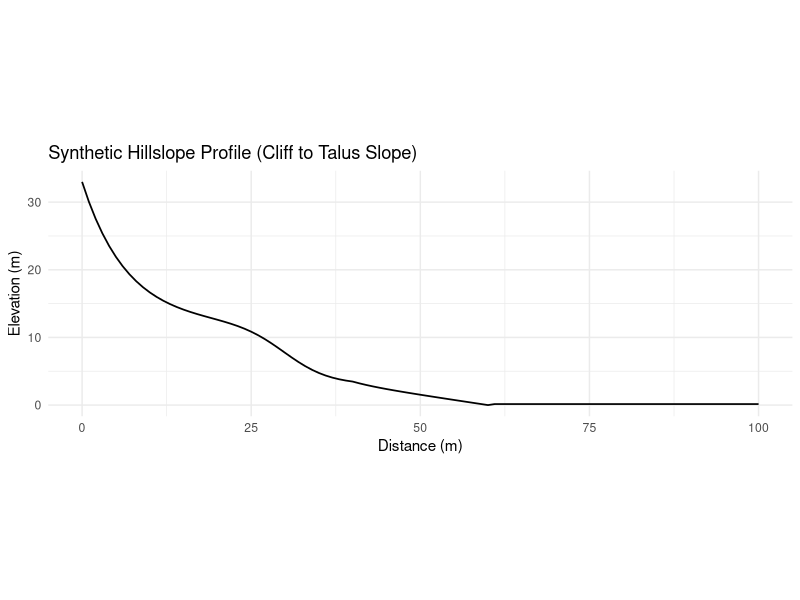
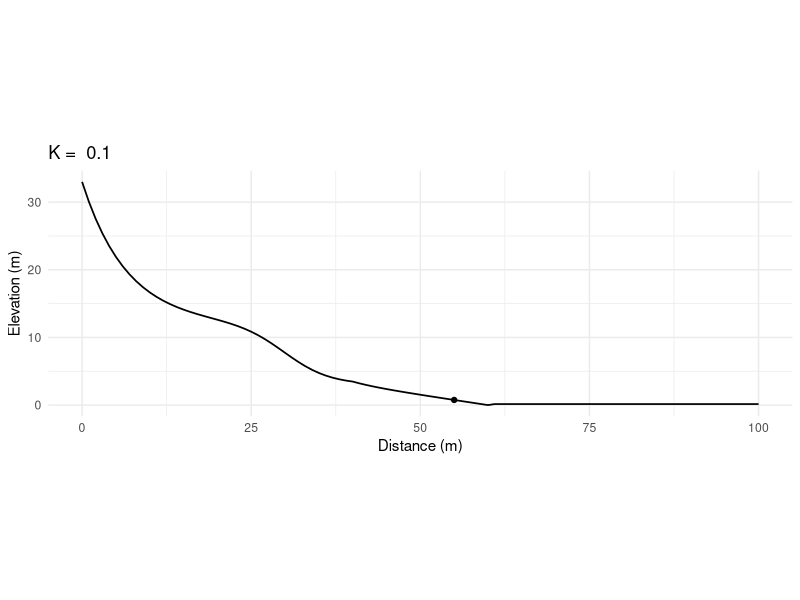
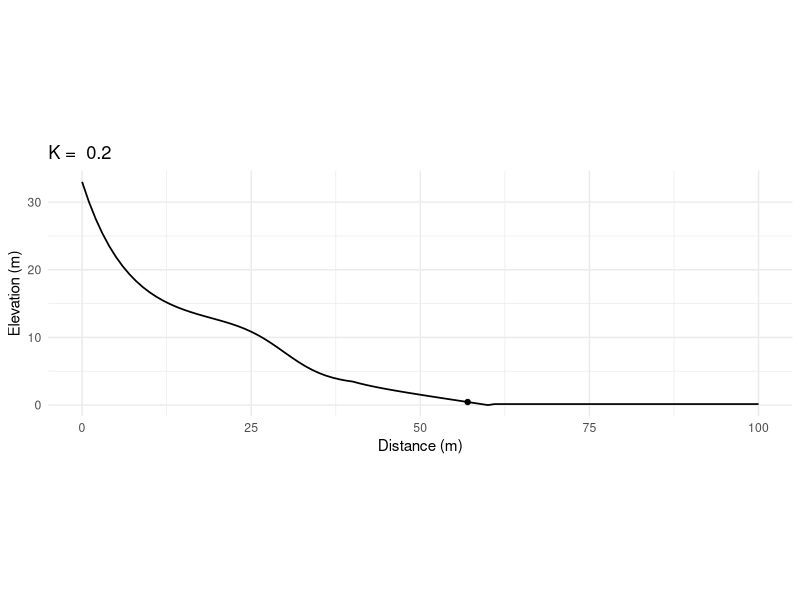
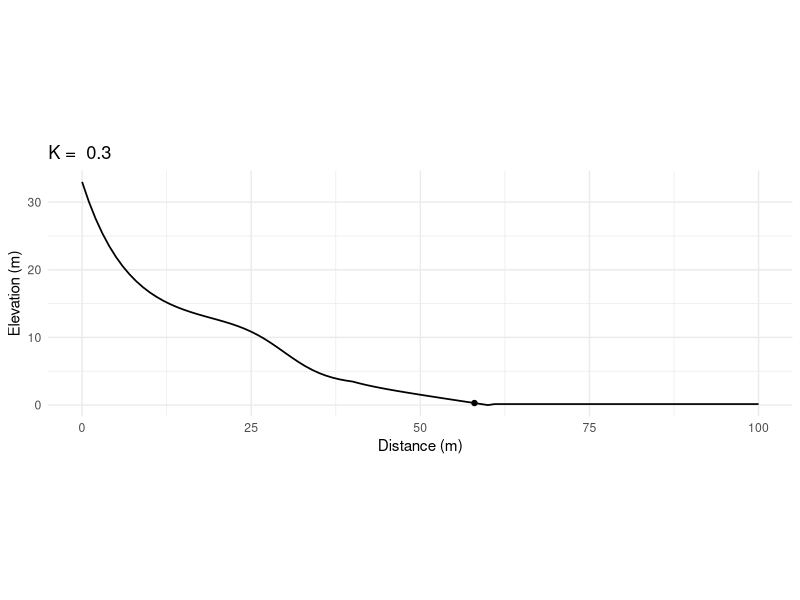
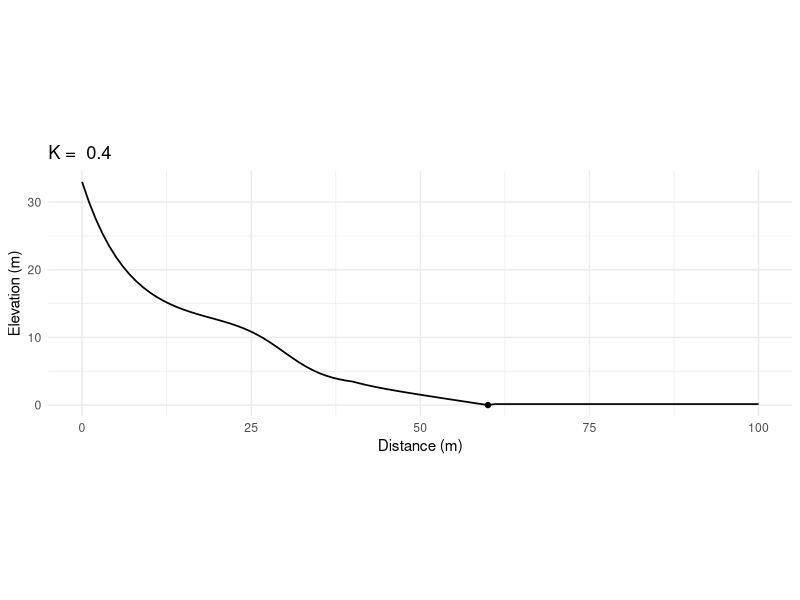
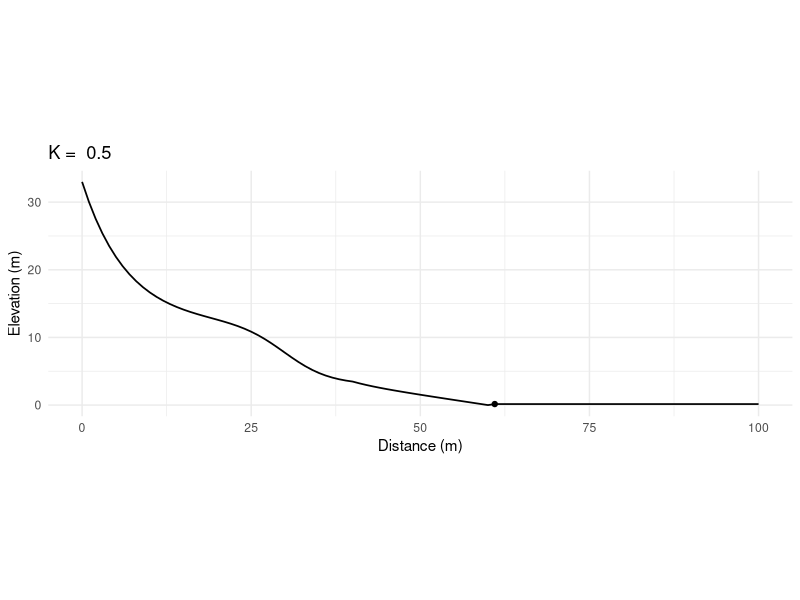
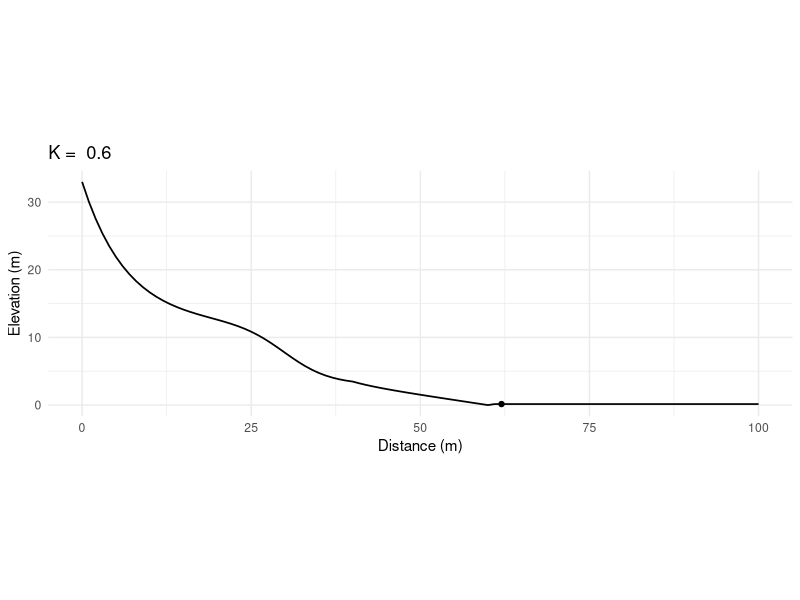
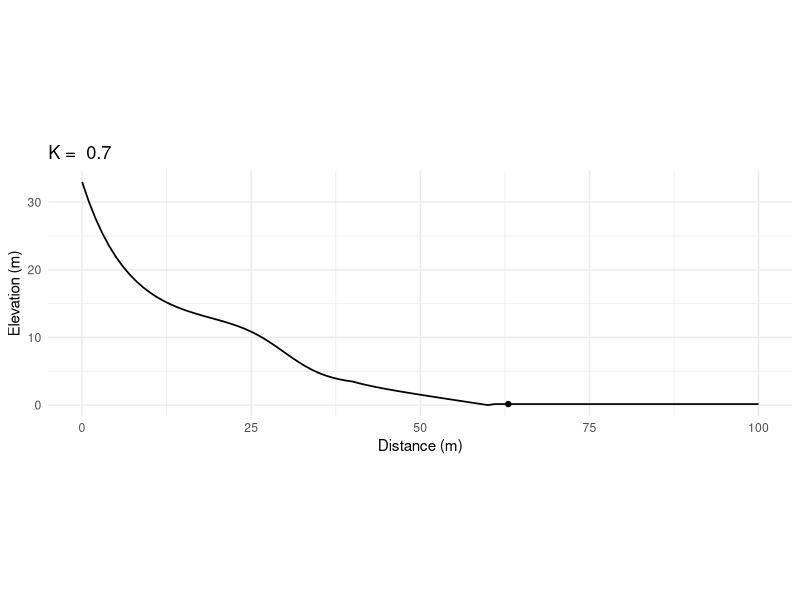

The R script that drew these images, in order:

rockfall <- function(mu = 0.1, v_p = 1, h_i = 300, h_p = 400, 
                     K=0.25, method = 'rolling', l = 12.5){
  
  # K: reduction percentage 0.25 = 75%
  # mu: either 'rolling' or 'sliding' friction coefficient depending on method
  # method: 'sliding' or 'rolling'
  # Scheidegger 1975
  # see Wichmann 2017 in GMD for more details
  
  g <- 9.80665  # Gravitational acceleration (m/s^2)
  h_f <- h_p - h_i # height difference
  
  if(is.null(v_p)){
    # Initial velocity from start cell
    
    v_i <- sqrt(2*g*h_f*K)
  
  } else {

    if(method == "rolling"){
      
      vel <- v_p^2 + 2 * g * (h_f - mu * l)
    
      v_i <- if (vel < 0 | is.nan(vel)) NaN else sqrt(vel)
      
    } else if(method == "sliding"){
      
      vel <- v_p^2 + 10/7 * g * (h_f - mu * l)
      
      v_i <- if (vel < 0 | is.nan(vel)) NaN else sqrt(vel)
      
    }
  }
  
  return(v_i)
  
}

library(ggplot2)

# Distance along the profile (0 to 100 m)
x <- 0:100

# Parameters
cliff_height <- 30
steep_part <- -cliff_height * (1 - exp(-0.15 * x))  # Exponential drop

# Flattening towards the bottom
flattened <- -cliff_height / (1 + exp(-0.3 * (x - 30)))  # Logistic curve

# Combine and blend (weighted sum)
z <- 0.7 * steep_part + 0.3 * flattened

# Add talus slope (gentle), starting around x = 40
z[x > 40] <- z[x > 40] + (x[x > 40] - 40) * (-0.15)

# Make slope flat after x = 60
z[x > 60] <- z[60]

z = z + abs(min(z))

# Plot
profile_df <- data.frame(Distance = x, Elevation = z)

ggplot(profile_df, aes(x = Distance, y = Elevation)) +
  geom_line(color = "black", size = 0.6) +
  labs(title = "Synthetic Hillslope Profile (Cliff to Talus Slope)",
       x = "Distance (m)", y = "Elevation (m)") +
  theme_minimal() +
  coord_fixed(ratio = 1)

Ks = c(0.1, 0.2, 0.3, 0.4, 0.5, 0.6, 0.7, 0.8, 0.9)
k_plots <- list()

for (k in 1:length(Ks)){
  
  print(k)
  vel_store <- rep(NA, times = 100)
  
  v_p = NULL
  h_p = max(z) + 5
  h_i = z[1]
  
  for(i in 1:length(x)){
    h_i = z[i]
    vel <- rockfall(mu = 0.6, v_p = v_p, h_i = h_i, h_p = h_p, 
                    K = Ks[k], method = 'sliding', l = 1)
    
    v_p = vel
    h_p = h_i
    
    if(is.nan(v_p)){
      vel = 0
    }
     vel_store[[i]] <- vel
    
  }
  
  
  # Find where runout stops
  stop_index <- which(vel_store == 0)[1]
  stop_point <- data.frame(Distance = x[stop_index], Elevation = z[stop_index])
  
  k_plots[[k]] <- ggplot(profile_df, aes(x = Distance, y = Elevation)) +
    geom_line(color = "black", size = 0.6) +
    labs(title = paste("K = ", Ks[k]),
         x = "Distance (m)", y = "Elevation (m)") +
    geom_point(data = stop_point) +
    theme_minimal() +
    coord_fixed(ratio = 1)
  
}

k_plots
